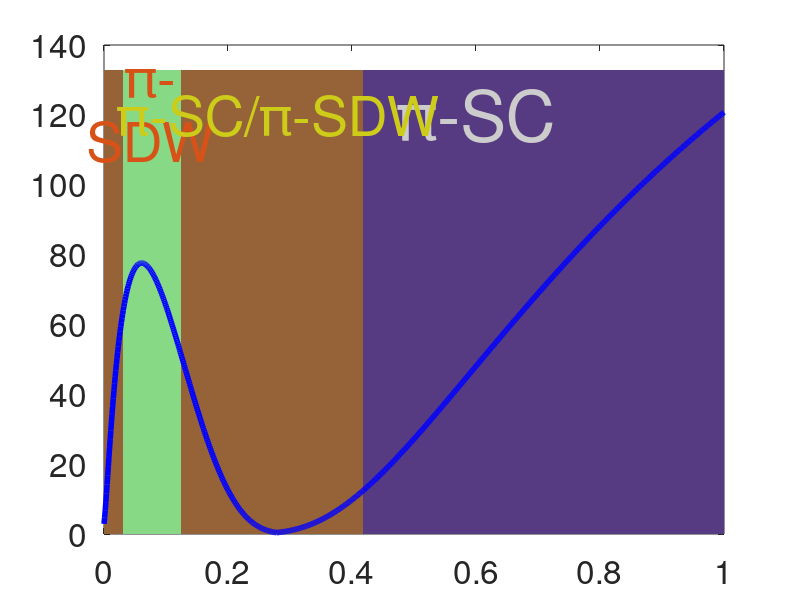

The MATLAB source for this figure: (Note: this script raises an error after producing the figure.)
clear all

% Generate mesh
N = 1000; % mesh resolution
D_d_temp         = linspace(0,1,N);
v_epsilon_temp   = 120;
[D_mesh, E_mesh] = meshgrid(D_d_temp, v_epsilon_temp);
D_d       = D_mesh(:);
v_epsilon = E_mesh(:);
clearvars D_d_temp D_mesh E_mesh v_epsilon_temp

% Define conditions
K0 = sqrt(1./(1 + v_epsilon.*D_d)); 
K1 = v_epsilon.*D_d.^2;

isSDW = K0 < 2./(1+2*K1/pi);
isSC  = K0 > acos(K1)./(pi*sqrt(1-K1.^2));

% Define region types
region_type = zeros(size(D_d));  % 0: neither, 1: SDW, 2: SC, 3: SC & SDW
region_type(isSDW) = 1;
region_type(isSC)  = 2;
region_type(isSC & isSDW) = 3;

% Define RG terminal length
a0 = 4e-9;% in m
J0 = 1e-4;
eta_SC  = (1./K0).*(2*acos(K1)./(pi*sqrt(1-K1.^2)));
eta_SDW = K0.*(1 + (2/pi)*K1);

L  = zeros(size(D_d));
L(isSDW)        = a0*(J0.^(-1./(2-eta_SDW(isSDW))));
L(isSC)         = a0*(J0.^(-1./(2-eta_SC(isSC))));
L(isSC & isSDW) = min(a0*(J0.^(-1./(2-eta_SDW(isSC & isSDW)))), a0*(J0.^(-1./(2-eta_SC(isSC & isSDW)))));
% convert to Kelvin (i.e., \times kB/ \hbar v)
hbar_v = 1e-11; % eV * m
kB     = 8.617e-5; % eV/K
T = hbar_v./(kB*L);

% 1. Reshape for grid-based plotting and boundary detection
T_grid          = reshape(T,        [N, 1]);
region_grid     = reshape(region_type, [N, 1]);
D_d_grid        = reshape(D_d,      [N, 1]);
v_epsilon_grid  = reshape(v_epsilon,[N, 1]);

T_grid = 1000*T_grid; % convert to mK

% 2. Plot colormap of T
figure;
hold on
SC_color   = [0.34, 0.23, 0.51];
SDW_color  = [0.53, 0.85, 0.52];
both_color = [0.59, 0.39, 0.22];
colors = {SDW_color, SC_color, both_color}; % SDW, SC, competing

% Identify contiguous regions and patch them
region_edges = [1; find(diff(region_grid) ~= 0) + 1; N + 1];
for i = 1:length(region_edges)-1
    start_idx = region_edges(i);
    if i == length(region_edges)-1
        end_idx = region_edges(i+1) - 1;
    else
        end_idx = region_edges(i+1);
    end
    region = region_grid(start_idx);
    fill([D_d_grid(start_idx) D_d_grid(end_idx) D_d_grid(end_idx) D_d_grid(start_idx)], ...
         [0 0 max(T_grid)*1.1 max(T_grid)*1.1], colors{region}, 'EdgeColor', 'none');
end

h1 = plot(D_d_grid, T_grid, 'LineWidth', 4, 'Color', 'b');

text(0.075, 0.12*1000, {'\pi-';'SDW'}, 'Color', [0.8500 0.3250 0.0980], 'FontSize', 40, 'HorizontalAlignment', 'center');
text(0.6, 0.12*1000, '\pi-SC', 'Color', [0.8 0.8 0.8], 'FontSize', 50, 'HorizontalAlignment', 'center');
text(0.28, 0.12*1000, '\pi-SC/\pi-SDW', 'Color', [0.8 0.8 0.1], 'FontSize', 40, 'HorizontalAlignment', 'center');

% 3. Axis settings
box on
ax = gca;
set(gca,'FontSize',24)
ax.LineWidth = 2;
fontsize = 48;
xlabel('$\bf{D/d}$','FontSize',fontsize,'Interpreter','latex')
ylabel('$\bf{T^* (mK)}$','FontSize',fontsize,'Interpreter','latex')
yticks([0:0.025:0.125]*1000)
axis([0 1 0 max(T_grid)*1.1])
set(gca,'FontSize',fontsize)